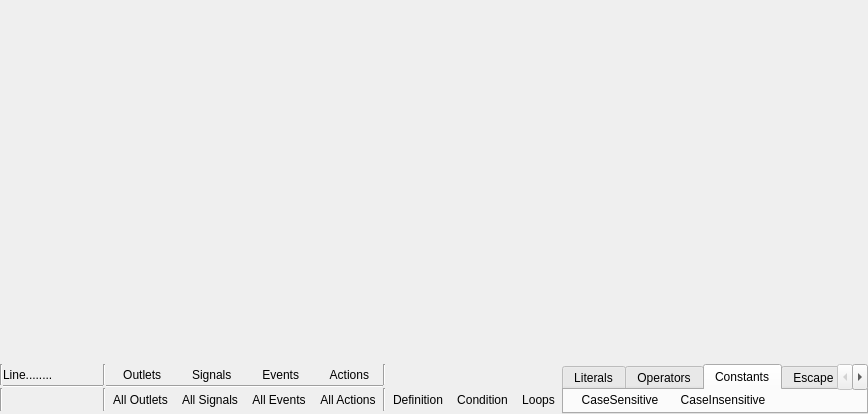
<?xml version="1.0" encoding="UTF-8"?>
<ui version="4.0">
 <class>CodeView</class>
 <widget class="QWidget" name="CodeView">
  <property name="geometry">
   <rect>
    <x>0</x>
    <y>0</y>
    <width>868</width>
    <height>414</height>
   </rect>
  </property>
  <property name="windowTitle">
   <string>CodeView</string>
  </property>
  <property name="autoFillBackground">
   <bool>false</bool>
  </property>
  <property name="styleSheet">
   <string notr="true"/>
  </property>
  <layout class="QVBoxLayout" name="verticalLayout">
   <property name="spacing">
    <number>0</number>
   </property>
   <property name="margin">
    <number>0</number>
   </property>
   <item>
    <widget class="Q7BCodeView" name="Q7BCodeBox" native="true"/>
   </item>
   <item>
    <layout class="QHBoxLayout" name="horizontalLayout_5">
     <item>
      <layout class="QGridLayout" name="gridLayout_2">
       <item row="0" column="1">
        <widget class="QLabel" name="lLine">
         <property name="minimumSize">
          <size>
           <width>100</width>
           <height>0</height>
          </size>
         </property>
         <property name="text">
          <string>Line........</string>
         </property>
        </widget>
       </item>
       <item row="2" column="1">
        <layout class="QHBoxLayout" name="horizontalLayout_3">
         <item>
          <widget class="QToolButton" name="tbShiftLeft">
           <property name="icon">
            <iconset resource="res.qrc">
             <normaloff>:/Icons/Resources/ti_shiftleft.png</normaloff>:/Icons/Resources/ti_shiftleft.png</iconset>
           </property>
           <property name="autoRaise">
            <bool>true</bool>
           </property>
          </widget>
         </item>
         <item>
          <widget class="QToolButton" name="tbShiftRight">
           <property name="icon">
            <iconset resource="res.qrc">
             <normaloff>:/Icons/Resources/ti_shiftright.png</normaloff>:/Icons/Resources/ti_shiftright.png</iconset>
           </property>
           <property name="autoRaise">
            <bool>true</bool>
           </property>
          </widget>
         </item>
         <item>
          <widget class="QToolButton" name="tbComment">
           <property name="icon">
            <iconset resource="res.qrc">
             <normaloff>:/Icons/Resources/ti_comment.png</normaloff>:/Icons/Resources/ti_comment.png</iconset>
           </property>
           <property name="autoRaise">
            <bool>true</bool>
           </property>
          </widget>
         </item>
         <item>
          <widget class="QToolButton" name="tbUncomment">
           <property name="icon">
            <iconset resource="res.qrc">
             <normaloff>:/Icons/Resources/ti_uncomment.png</normaloff>:/Icons/Resources/ti_uncomment.png</iconset>
           </property>
           <property name="autoRaise">
            <bool>true</bool>
           </property>
          </widget>
         </item>
        </layout>
       </item>
       <item row="1" column="1">
        <widget class="Line" name="line_4">
         <property name="orientation">
          <enum>Qt::Horizontal</enum>
         </property>
        </widget>
       </item>
       <item row="1" column="3">
        <widget class="Line" name="line_5">
         <property name="orientation">
          <enum>Qt::Horizontal</enum>
         </property>
        </widget>
       </item>
       <item row="0" column="2">
        <widget class="Line" name="line_11">
         <property name="orientation">
          <enum>Qt::Vertical</enum>
         </property>
        </widget>
       </item>
       <item row="2" column="2">
        <widget class="Line" name="line_12">
         <property name="orientation">
          <enum>Qt::Vertical</enum>
         </property>
        </widget>
       </item>
       <item row="0" column="3">
        <layout class="QHBoxLayout" name="horizontalLayout_2">
         <item>
          <widget class="QToolButton" name="tbOutlets">
           <property name="text">
            <string>   Outlets  </string>
           </property>
           <property name="popupMode">
            <enum>QToolButton::InstantPopup</enum>
           </property>
           <property name="toolButtonStyle">
            <enum>Qt::ToolButtonIconOnly</enum>
           </property>
           <property name="autoRaise">
            <bool>true</bool>
           </property>
           <property name="arrowType">
            <enum>Qt::NoArrow</enum>
           </property>
          </widget>
         </item>
         <item>
          <widget class="QToolButton" name="tbSignals">
           <property name="text">
            <string>   Signals  </string>
           </property>
           <property name="popupMode">
            <enum>QToolButton::InstantPopup</enum>
           </property>
           <property name="autoRaise">
            <bool>true</bool>
           </property>
          </widget>
         </item>
         <item>
          <widget class="QToolButton" name="tbEvents">
           <property name="text">
            <string>   Events  </string>
           </property>
           <property name="popupMode">
            <enum>QToolButton::InstantPopup</enum>
           </property>
           <property name="autoRaise">
            <bool>true</bool>
           </property>
          </widget>
         </item>
         <item>
          <widget class="QToolButton" name="tbActions">
           <property name="text">
            <string>   Actions  </string>
           </property>
           <property name="popupMode">
            <enum>QToolButton::InstantPopup</enum>
           </property>
           <property name="autoRaise">
            <bool>true</bool>
           </property>
          </widget>
         </item>
        </layout>
       </item>
       <item row="2" column="3">
        <layout class="QHBoxLayout" name="horizontalLayout_4">
         <item>
          <widget class="QToolButton" name="tbSyncOutlets">
           <property name="text">
            <string>All Outlets</string>
           </property>
           <property name="popupMode">
            <enum>QToolButton::InstantPopup</enum>
           </property>
           <property name="autoRaise">
            <bool>true</bool>
           </property>
          </widget>
         </item>
         <item>
          <widget class="QToolButton" name="tbSyncSignals">
           <property name="text">
            <string>All Signals</string>
           </property>
           <property name="popupMode">
            <enum>QToolButton::InstantPopup</enum>
           </property>
           <property name="autoRaise">
            <bool>true</bool>
           </property>
          </widget>
         </item>
         <item>
          <widget class="QToolButton" name="tbSyncEvents">
           <property name="text">
            <string>All Events</string>
           </property>
           <property name="popupMode">
            <enum>QToolButton::InstantPopup</enum>
           </property>
           <property name="autoRaise">
            <bool>true</bool>
           </property>
          </widget>
         </item>
         <item>
          <widget class="QToolButton" name="tbSyncActions">
           <property name="text">
            <string>All Actions</string>
           </property>
           <property name="popupMode">
            <enum>QToolButton::InstantPopup</enum>
           </property>
           <property name="autoRaise">
            <bool>true</bool>
           </property>
          </widget>
         </item>
        </layout>
       </item>
       <item row="0" column="0">
        <widget class="Line" name="line">
         <property name="orientation">
          <enum>Qt::Vertical</enum>
         </property>
        </widget>
       </item>
       <item row="2" column="0">
        <widget class="Line" name="line_2">
         <property name="orientation">
          <enum>Qt::Vertical</enum>
         </property>
        </widget>
       </item>
       <item row="0" column="5">
        <widget class="Line" name="line_3">
         <property name="orientation">
          <enum>Qt::Vertical</enum>
         </property>
        </widget>
       </item>
       <item row="2" column="5">
        <widget class="Line" name="line_6">
         <property name="orientation">
          <enum>Qt::Vertical</enum>
         </property>
        </widget>
       </item>
       <item row="2" column="8">
        <layout class="QHBoxLayout" name="horizontalLayout_6">
         <item>
          <widget class="QToolButton" name="tbDefinitions">
           <property name="text">
            <string>Definition</string>
           </property>
           <property name="popupMode">
            <enum>QToolButton::InstantPopup</enum>
           </property>
           <property name="autoRaise">
            <bool>true</bool>
           </property>
          </widget>
         </item>
         <item>
          <widget class="QToolButton" name="tbConditions">
           <property name="text">
            <string>Condition</string>
           </property>
           <property name="popupMode">
            <enum>QToolButton::InstantPopup</enum>
           </property>
           <property name="autoRaise">
            <bool>true</bool>
           </property>
          </widget>
         </item>
         <item>
          <widget class="QToolButton" name="tbLoops">
           <property name="text">
            <string>Loops</string>
           </property>
           <property name="popupMode">
            <enum>QToolButton::InstantPopup</enum>
           </property>
           <property name="autoRaise">
            <bool>true</bool>
           </property>
          </widget>
         </item>
        </layout>
       </item>
       <item row="0" column="8">
        <widget class="QLabel" name="lInsertMessage">
         <property name="styleSheet">
          <string notr="true">color: rgb(255, 0, 0);</string>
         </property>
         <property name="text">
          <string/>
         </property>
        </widget>
       </item>
      </layout>
     </item>
     <item>
      <widget class="QTabWidget" name="tabWidget">
       <property name="sizePolicy">
        <sizepolicy hsizetype="Expanding" vsizetype="Fixed">
         <horstretch>0</horstretch>
         <verstretch>0</verstretch>
        </sizepolicy>
       </property>
       <property name="maximumSize">
        <size>
         <width>16777215</width>
         <height>50</height>
        </size>
       </property>
       <property name="currentIndex">
        <number>2</number>
       </property>
       <widget class="QWidget" name="tab_4">
        <attribute name="title">
         <string>Literals</string>
        </attribute>
        <widget class="QToolButton" name="toolButton_6">
         <property name="enabled">
          <bool>true</bool>
         </property>
         <property name="geometry">
          <rect>
           <x>10</x>
           <y>0</y>
           <width>51</width>
           <height>19</height>
          </rect>
         </property>
         <property name="text">
          <string>Float</string>
         </property>
         <property name="autoRaise">
          <bool>true</bool>
         </property>
         <property name="Insert" stdset="0">
          <string>10.00</string>
         </property>
        </widget>
        <widget class="QToolButton" name="toolButton_7">
         <property name="enabled">
          <bool>true</bool>
         </property>
         <property name="geometry">
          <rect>
           <x>70</x>
           <y>0</y>
           <width>51</width>
           <height>19</height>
          </rect>
         </property>
         <property name="text">
          <string>Decimal</string>
         </property>
         <property name="autoRaise">
          <bool>true</bool>
         </property>
         <property name="Insert" stdset="0">
          <string>10.00D</string>
         </property>
        </widget>
        <widget class="QToolButton" name="toolButton_8">
         <property name="enabled">
          <bool>true</bool>
         </property>
         <property name="geometry">
          <rect>
           <x>130</x>
           <y>0</y>
           <width>31</width>
           <height>19</height>
          </rect>
         </property>
         <property name="text">
          <string>True</string>
         </property>
         <property name="autoRaise">
          <bool>true</bool>
         </property>
        </widget>
        <widget class="QToolButton" name="toolButton_9">
         <property name="enabled">
          <bool>true</bool>
         </property>
         <property name="geometry">
          <rect>
           <x>170</x>
           <y>0</y>
           <width>31</width>
           <height>19</height>
          </rect>
         </property>
         <property name="text">
          <string>False</string>
         </property>
         <property name="autoRaise">
          <bool>true</bool>
         </property>
        </widget>
        <widget class="QToolButton" name="toolButton_10">
         <property name="enabled">
          <bool>true</bool>
         </property>
         <property name="geometry">
          <rect>
           <x>210</x>
           <y>0</y>
           <width>51</width>
           <height>19</height>
          </rect>
         </property>
         <property name="text">
          <string>Null</string>
         </property>
         <property name="autoRaise">
          <bool>true</bool>
         </property>
        </widget>
       </widget>
       <widget class="QWidget" name="tab_5">
        <attribute name="title">
         <string>Operators</string>
        </attribute>
        <widget class="QToolButton" name="toolButton_11">
         <property name="enabled">
          <bool>true</bool>
         </property>
         <property name="geometry">
          <rect>
           <x>10</x>
           <y>0</y>
           <width>21</width>
           <height>19</height>
          </rect>
         </property>
         <property name="text">
          <string>'</string>
         </property>
         <property name="autoRaise">
          <bool>true</bool>
         </property>
        </widget>
        <widget class="QToolButton" name="toolButton_12">
         <property name="enabled">
          <bool>true</bool>
         </property>
         <property name="geometry">
          <rect>
           <x>30</x>
           <y>0</y>
           <width>21</width>
           <height>19</height>
          </rect>
         </property>
         <property name="text">
          <string>&quot;</string>
         </property>
         <property name="autoRaise">
          <bool>true</bool>
         </property>
        </widget>
        <widget class="QToolButton" name="toolButton_13">
         <property name="enabled">
          <bool>true</bool>
         </property>
         <property name="geometry">
          <rect>
           <x>50</x>
           <y>0</y>
           <width>21</width>
           <height>19</height>
          </rect>
         </property>
         <property name="text">
          <string>&amp;&amp;</string>
         </property>
         <property name="autoRaise">
          <bool>true</bool>
         </property>
        </widget>
        <widget class="QToolButton" name="toolButton_14">
         <property name="enabled">
          <bool>true</bool>
         </property>
         <property name="geometry">
          <rect>
           <x>70</x>
           <y>0</y>
           <width>21</width>
           <height>19</height>
          </rect>
         </property>
         <property name="text">
          <string>Not</string>
         </property>
         <property name="autoRaise">
          <bool>true</bool>
         </property>
        </widget>
        <widget class="QToolButton" name="toolButton_15">
         <property name="enabled">
          <bool>true</bool>
         </property>
         <property name="geometry">
          <rect>
           <x>100</x>
           <y>0</y>
           <width>21</width>
           <height>19</height>
          </rect>
         </property>
         <property name="text">
          <string>/</string>
         </property>
         <property name="autoRaise">
          <bool>true</bool>
         </property>
        </widget>
        <widget class="QToolButton" name="toolButton_16">
         <property name="enabled">
          <bool>true</bool>
         </property>
         <property name="geometry">
          <rect>
           <x>120</x>
           <y>0</y>
           <width>21</width>
           <height>19</height>
          </rect>
         </property>
         <property name="text">
          <string>*</string>
         </property>
         <property name="autoRaise">
          <bool>true</bool>
         </property>
        </widget>
        <widget class="QToolButton" name="toolButton_17">
         <property name="enabled">
          <bool>true</bool>
         </property>
         <property name="geometry">
          <rect>
           <x>140</x>
           <y>0</y>
           <width>21</width>
           <height>19</height>
          </rect>
         </property>
         <property name="text">
          <string>\</string>
         </property>
         <property name="autoRaise">
          <bool>true</bool>
         </property>
        </widget>
        <widget class="QToolButton" name="toolButton_18">
         <property name="enabled">
          <bool>true</bool>
         </property>
         <property name="geometry">
          <rect>
           <x>160</x>
           <y>0</y>
           <width>21</width>
           <height>19</height>
          </rect>
         </property>
         <property name="text">
          <string>(</string>
         </property>
         <property name="autoRaise">
          <bool>true</bool>
         </property>
        </widget>
        <widget class="QToolButton" name="toolButton_19">
         <property name="enabled">
          <bool>true</bool>
         </property>
         <property name="geometry">
          <rect>
           <x>180</x>
           <y>0</y>
           <width>21</width>
           <height>19</height>
          </rect>
         </property>
         <property name="text">
          <string>)</string>
         </property>
         <property name="autoRaise">
          <bool>true</bool>
         </property>
        </widget>
        <widget class="QToolButton" name="toolButton_20">
         <property name="enabled">
          <bool>true</bool>
         </property>
         <property name="geometry">
          <rect>
           <x>200</x>
           <y>0</y>
           <width>21</width>
           <height>19</height>
          </rect>
         </property>
         <property name="text">
          <string>+</string>
         </property>
         <property name="autoRaise">
          <bool>true</bool>
         </property>
        </widget>
        <widget class="QToolButton" name="toolButton_21">
         <property name="enabled">
          <bool>true</bool>
         </property>
         <property name="geometry">
          <rect>
           <x>220</x>
           <y>0</y>
           <width>21</width>
           <height>19</height>
          </rect>
         </property>
         <property name="text">
          <string>-</string>
         </property>
         <property name="autoRaise">
          <bool>true</bool>
         </property>
        </widget>
        <widget class="QToolButton" name="toolButton_22">
         <property name="enabled">
          <bool>true</bool>
         </property>
         <property name="geometry">
          <rect>
           <x>240</x>
           <y>0</y>
           <width>21</width>
           <height>19</height>
          </rect>
         </property>
         <property name="text">
          <string>=</string>
         </property>
         <property name="autoRaise">
          <bool>true</bool>
         </property>
        </widget>
        <widget class="QToolButton" name="toolButton_23">
         <property name="enabled">
          <bool>true</bool>
         </property>
         <property name="geometry">
          <rect>
           <x>270</x>
           <y>0</y>
           <width>21</width>
           <height>19</height>
          </rect>
         </property>
         <property name="text">
          <string>Or</string>
         </property>
         <property name="autoRaise">
          <bool>true</bool>
         </property>
        </widget>
        <widget class="QToolButton" name="toolButton_24">
         <property name="enabled">
          <bool>true</bool>
         </property>
         <property name="geometry">
          <rect>
           <x>290</x>
           <y>0</y>
           <width>31</width>
           <height>19</height>
          </rect>
         </property>
         <property name="text">
          <string>And</string>
         </property>
         <property name="autoRaise">
          <bool>true</bool>
         </property>
        </widget>
        <widget class="QToolButton" name="toolButton_25">
         <property name="enabled">
          <bool>true</bool>
         </property>
         <property name="geometry">
          <rect>
           <x>320</x>
           <y>0</y>
           <width>51</width>
           <height>19</height>
          </rect>
         </property>
         <property name="text">
          <string>AndAlso</string>
         </property>
         <property name="autoRaise">
          <bool>true</bool>
         </property>
        </widget>
        <widget class="QToolButton" name="toolButton_26">
         <property name="enabled">
          <bool>true</bool>
         </property>
         <property name="geometry">
          <rect>
           <x>370</x>
           <y>0</y>
           <width>41</width>
           <height>19</height>
          </rect>
         </property>
         <property name="text">
          <string>OrElse</string>
         </property>
         <property name="autoRaise">
          <bool>true</bool>
         </property>
        </widget>
       </widget>
       <widget class="QWidget" name="tab_6">
        <attribute name="title">
         <string>Constants</string>
        </attribute>
        <widget class="QToolButton" name="tbCaseSensitive">
         <property name="enabled">
          <bool>true</bool>
         </property>
         <property name="geometry">
          <rect>
           <x>10</x>
           <y>0</y>
           <width>92</width>
           <height>19</height>
          </rect>
         </property>
         <property name="text">
          <string>CaseSensitive</string>
         </property>
         <property name="autoRaise">
          <bool>true</bool>
         </property>
        </widget>
        <widget class="QToolButton" name="tbCaseInsensitive">
         <property name="enabled">
          <bool>true</bool>
         </property>
         <property name="geometry">
          <rect>
           <x>110</x>
           <y>0</y>
           <width>98</width>
           <height>19</height>
          </rect>
         </property>
         <property name="text">
          <string>CaseInsensitive</string>
         </property>
         <property name="autoRaise">
          <bool>true</bool>
         </property>
        </widget>
       </widget>
       <widget class="QWidget" name="tab_7">
        <attribute name="title">
         <string>Escape Codes</string>
        </attribute>
        <widget class="QToolButton" name="toolButton_29">
         <property name="enabled">
          <bool>true</bool>
         </property>
         <property name="geometry">
          <rect>
           <x>10</x>
           <y>0</y>
           <width>21</width>
           <height>19</height>
          </rect>
         </property>
         <property name="text">
          <string>\n</string>
         </property>
         <property name="autoRaise">
          <bool>true</bool>
         </property>
        </widget>
        <widget class="QToolButton" name="toolButton_30">
         <property name="enabled">
          <bool>true</bool>
         </property>
         <property name="geometry">
          <rect>
           <x>30</x>
           <y>0</y>
           <width>21</width>
           <height>19</height>
          </rect>
         </property>
         <property name="text">
          <string>\&quot;</string>
         </property>
         <property name="autoRaise">
          <bool>true</bool>
         </property>
        </widget>
        <widget class="QToolButton" name="toolButton_31">
         <property name="enabled">
          <bool>true</bool>
         </property>
         <property name="geometry">
          <rect>
           <x>50</x>
           <y>0</y>
           <width>21</width>
           <height>19</height>
          </rect>
         </property>
         <property name="text">
          <string>\\</string>
         </property>
         <property name="autoRaise">
          <bool>true</bool>
         </property>
        </widget>
       </widget>
       <widget class="QWidget" name="tab_3">
        <attribute name="title">
         <string>Misc.</string>
        </attribute>
        <widget class="QToolButton" name="toolButton_2">
         <property name="enabled">
          <bool>true</bool>
         </property>
         <property name="geometry">
          <rect>
           <x>2</x>
           <y>0</y>
           <width>49</width>
           <height>19</height>
          </rect>
         </property>
         <property name="text">
          <string>List</string>
         </property>
         <property name="autoRaise">
          <bool>true</bool>
         </property>
         <property name="Group" stdset="0">
          <string>InputHelp</string>
         </property>
         <property name="Insert" stdset="0">
          <string>Dim l As List</string>
         </property>
        </widget>
        <widget class="QToolButton" name="toolButton_3">
         <property name="enabled">
          <bool>true</bool>
         </property>
         <property name="geometry">
          <rect>
           <x>52</x>
           <y>0</y>
           <width>71</width>
           <height>19</height>
          </rect>
         </property>
         <property name="text">
          <string>Dictionary</string>
         </property>
         <property name="autoRaise">
          <bool>true</bool>
         </property>
         <property name="Group" stdset="0">
          <string>InputHelp</string>
         </property>
         <property name="Insert" stdset="0">
          <string>Dim d As Dictionary</string>
         </property>
        </widget>
        <widget class="QToolButton" name="toolButton_4">
         <property name="enabled">
          <bool>true</bool>
         </property>
         <property name="geometry">
          <rect>
           <x>122</x>
           <y>0</y>
           <width>51</width>
           <height>19</height>
          </rect>
         </property>
         <property name="text">
          <string>Integer</string>
         </property>
         <property name="autoRaise">
          <bool>true</bool>
         </property>
         <property name="Group" stdset="0">
          <string>InputHelp</string>
         </property>
         <property name="Insert" stdset="0">
          <string>Dim i As Integer</string>
         </property>
        </widget>
        <widget class="QToolButton" name="toolButton_5">
         <property name="enabled">
          <bool>true</bool>
         </property>
         <property name="geometry">
          <rect>
           <x>182</x>
           <y>0</y>
           <width>51</width>
           <height>19</height>
          </rect>
         </property>
         <property name="text">
          <string>String</string>
         </property>
         <property name="autoRaise">
          <bool>true</bool>
         </property>
         <property name="Group" stdset="0">
          <string>InputHelp</string>
         </property>
         <property name="Insert" stdset="0">
          <string>Dim s As String</string>
         </property>
        </widget>
       </widget>
      </widget>
     </item>
    </layout>
   </item>
  </layout>
 </widget>
<customwidgets>
<customwidget>
<class>Q7BCodeView</class>
<extends>QWidget</extends>
<header>Q7BCodeView.h</header>
</customwidget>
</customwidgets>
 <resources>
  <include location="res.qrc"/>
 </resources>
 <connections/>
</ui>
